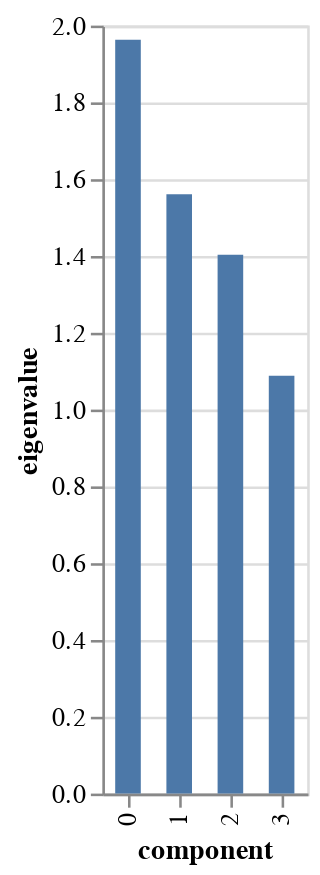

The notebook cell this image was saved under:
### Markdown cell above
Eigenvalues can also be visualized with a [scree plot](https://www.wikiwand.com/en/Scree_plot).

### Code cell
pca.scree_plot()

### Figure 1 — Vega-Lite specification as saved in the notebook (floating-point values rounded to 4 significant figures)
{"config": {"view": {"continuousWidth": 400, "continuousHeight": 300}}, "data": {"name": "data-6fcf8330645eee19b2933252fc53e2fc"}, "mark": {"type": "bar", "size": 10}, "encoding": {"tooltip": [{"field": "component", "type": "nominal"}, {"field": "eigenvalue", "type": "quantitative"}, {"field": "% of variance", "type": "quantitative"}, {"field": "% of variance (cumulative)", "type": "quantitative"}], "x": {"field": "component", "type": "nominal"}, "y": {"field": "eigenvalue", "type": "quantitative"}}, "$schema": "https://vega.github.io/schema/vega-lite/v4.17.0.json", "datasets": {"data-6fcf8330645eee19b2933252fc53e2fc": [{"component": "0", "eigenvalue": 1.963, "% of variance": 24.54, "% of variance (cumulative)": 24.54}, {"component": "1", "eigenvalue": 1.561, "% of variance": 19.51, "% of variance (cumulative)": 44.05}, {"component": "2", "eigenvalue": 1.403, "% of variance": 17.54, "% of variance (cumulative)": 61.59}, {"component": "3", "eigenvalue": 1.088, "% of variance": 13.6, "% of variance (cumulative)": 75.19}]}}
